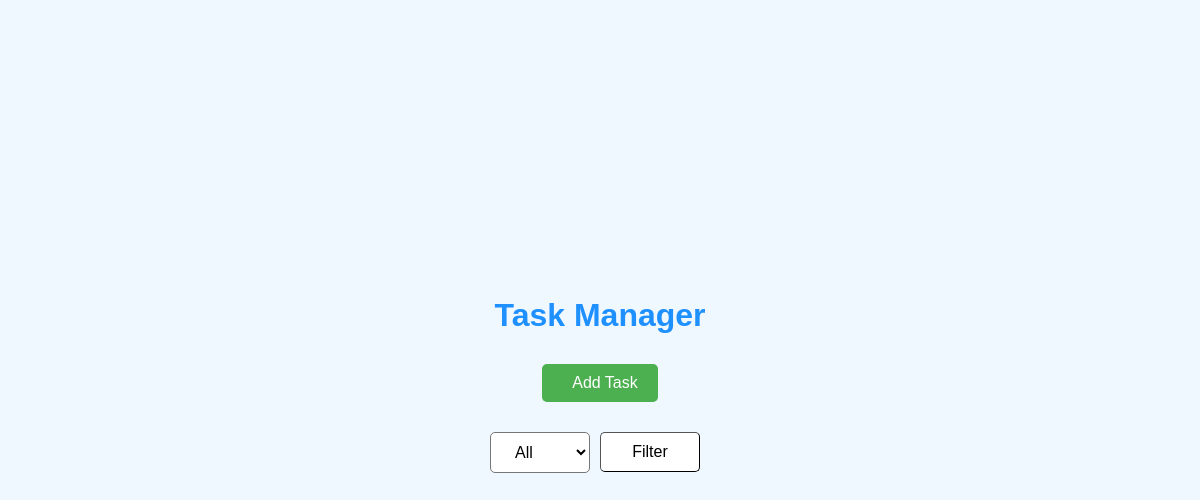
Before: / with the older database file.
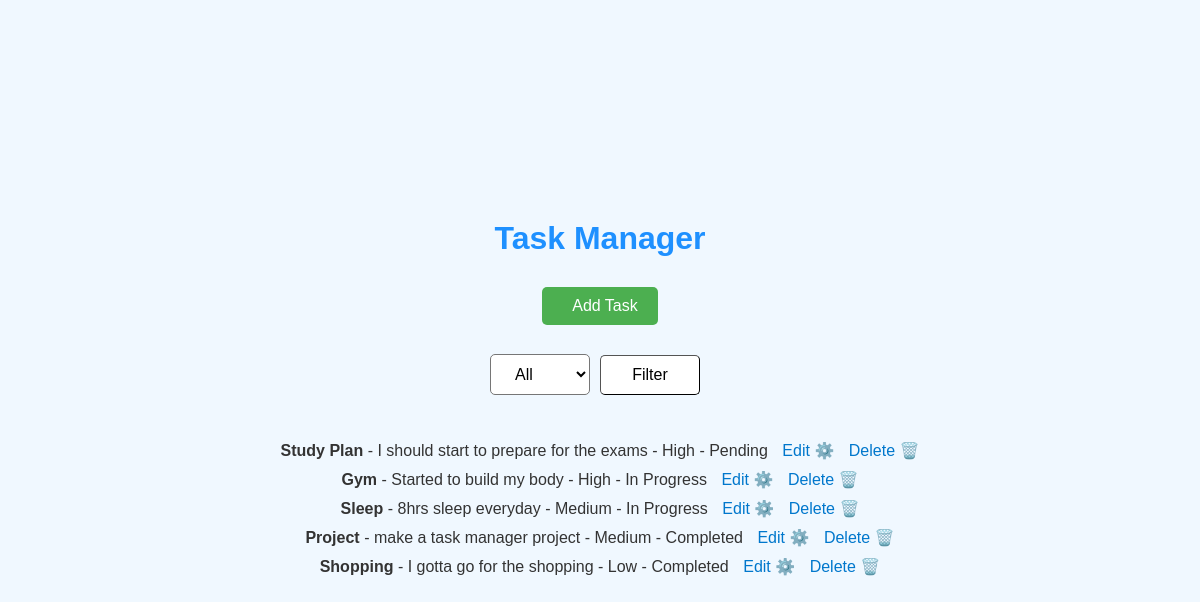
After: the same page with the newer database file.
### Task_Manager/models.py (models this page shows, shortened)
class Task(models.Model):
    PRIORITY_CHOICES = [
        ('High', 'High'),
        ('Medium', 'Medium'),
        ('Low', 'Low')
    ]
    STATUS_CHOICES = [
        ('Pending', 'Pending'),
        ('In Progress', 'In Progress'),
        ('Completed', 'Completed')
    ]
    title = models.CharField(max_length=100)
    description = models.TextField()
    priority = models.CharField(max_length=10, choices=PRIORITY_CHOICES)
    status = models.CharField(max_length=20, choices=STATUS_CHOICES, default='Pending')

### Task_Manager/views.py (the view)
# urls.py: path('', index, name='index'),
def index(request):
    tasks = Task.objects.all()
    return render(request, 'index.html', {'tasks': tasks})

### templates/index.html (shortened to what this page needs)
{% load static %}
<!DOCTYPE html>
<html lang="en">
<head>
    <link rel="stylesheet" href="{% static 'task_manager.css' %}">
</head>
<body>
    <h1>Task Manager</h1>
    <button id="hi"><a href="/add/">Add Task</a></button>
    <form method="get" action="/filter/">
        <select name="priority">
            <option value="">All</option>
        </select>
        <button id="hello" type="submit">Filter</button>
    </form>
    <ul>
        {% for task in tasks %}
            <li>
                <strong>{{ task.title }}</strong> - {{ task.description }} - {{ task.priority }} - {{ task.status }}
                <a href="/edit/{{ task.id }}/">Edit ⚙️</a>
                <a href="/delete/{{ task.id }}/">Delete 🗑️</a>
            </li>
        {% endfor %}
    </ul>
</body>
</html>

### static/task_manager.css (style rules this page uses)
body { font-family: Arial, sans-serif; background-color: #f0f8ff; color: #333; margin: 0; padding: 0; display: flex; flex-direction: column; align-items: center; justify-content: center; height: 100vh; }
h1 { color: #1e90ff; margin-bottom: 20px; }
button, form { margin: 10px; }
a { text-decoration: none; color: #0077cc; margin-left: 10px; }
#hi { background-color: #4caf50; color: white; padding: 10px 20px; border: none; border-radius: 5px; cursor: pointer; font-size: 16px; }
button a { color: white; }
form { display: flex; align-items: center; }
ul { list-style-type: none; padding: 0; text-align: center; }
li { margin: 10px 0; }
select { background-color: white; padding: 10px 20px; font-size: 16px; border-radius: 5px; cursor: pointer; border-width: 1px; width: 100px; }
#hello { padding: 10px 20px; border-width: 1px; border-color: black; border-radius: 5px; cursor: pointer; font-size: 16px; background-color: white; width: 100px; }

Changed rows visible on the page:
added Task: title "Study Plan", description "I should start to prepare for the exams", priority "High", status "Pending"
added Task: title "Gym", description "Started to build my body", priority "High", status "In Progress"
added Task: title "Sleep", description "8hrs sleep everyday", priority "Medium", status "In Progress"
added Task: title "Project", description "make a task manager project", priority "Medium", status "Completed"
added Task: title "Shopping", description "I gotta go for the shopping", priority "Low", status "Completed"
